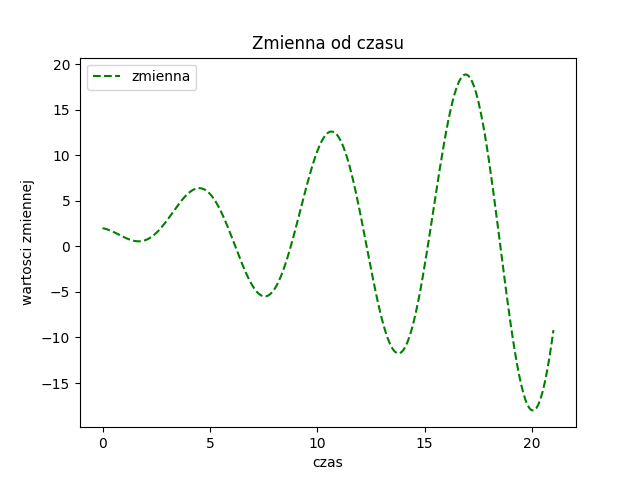

The Python source for this figure:
import matplotlib.pyplot as plt
import pandas as pd

df = pd.read_csv('dosw3.csv', sep=';')

print(df)


plt.title('Zmienna od czasu')
plt.plot(df['Czas'], df['Zmienna'], 'g--', label='zmienna')
plt.legend(loc='upper left')
plt.xlabel('czas')
plt.ylabel('wartosci zmiennej')
plt.savefig('zad_4.png')
plt.show()
